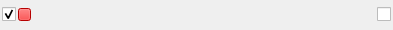
<?xml version="1.0" encoding="UTF-8"?>
<ui version="4.0">
 <class>ChannelDiplay</class>
 <widget class="QWidget" name="ChannelDiplay">
  <property name="geometry">
   <rect>
    <x>0</x>
    <y>0</y>
    <width>393</width>
    <height>30</height>
   </rect>
  </property>
  <property name="minimumSize">
   <size>
    <width>40</width>
    <height>30</height>
   </size>
  </property>
  <property name="windowTitle">
   <string>Form</string>
  </property>
  <layout class="QHBoxLayout" name="horizontalLayout" stretch="0,0,1,0,0">
   <property name="spacing">
    <number>2</number>
   </property>
   <property name="leftMargin">
    <number>2</number>
   </property>
   <property name="topMargin">
    <number>0</number>
   </property>
   <property name="rightMargin">
    <number>2</number>
   </property>
   <property name="bottomMargin">
    <number>0</number>
   </property>
   <item>
    <widget class="QCheckBox" name="display">
     <property name="minimumSize">
      <size>
       <width>13</width>
       <height>13</height>
      </size>
     </property>
     <property name="text">
      <string/>
     </property>
     <property name="checked">
      <bool>true</bool>
     </property>
    </widget>
   </item>
   <item>
    <widget class="QPushButton" name="color_btn">
     <property name="sizePolicy">
      <sizepolicy hsizetype="Fixed" vsizetype="Fixed">
       <horstretch>0</horstretch>
       <verstretch>0</verstretch>
      </sizepolicy>
     </property>
     <property name="minimumSize">
      <size>
       <width>13</width>
       <height>13</height>
      </size>
     </property>
     <property name="maximumSize">
      <size>
       <width>13</width>
       <height>13</height>
      </size>
     </property>
     <property name="autoFillBackground">
      <bool>false</bool>
     </property>
     <property name="styleSheet">
      <string notr="true">background-color: rgb(255, 0, 0);</string>
     </property>
     <property name="text">
      <string/>
     </property>
     <property name="flat">
      <bool>false</bool>
     </property>
    </widget>
   </item>
   <item>
    <widget class="QLabel" name="name">
     <property name="sizePolicy">
      <sizepolicy hsizetype="Minimum" vsizetype="Preferred">
       <horstretch>0</horstretch>
       <verstretch>0</verstretch>
      </sizepolicy>
     </property>
     <property name="minimumSize">
      <size>
       <width>0</width>
       <height>26</height>
      </size>
     </property>
     <property name="mouseTracking">
      <bool>false</bool>
     </property>
     <property name="text">
      <string/>
     </property>
     <property name="textFormat">
      <enum>Qt::PlainText</enum>
     </property>
     <property name="textInteractionFlags">
      <set>Qt::LinksAccessibleByMouse</set>
     </property>
    </widget>
   </item>
   <item>
    <widget class="QLabel" name="value">
     <property name="minimumSize">
      <size>
       <width>75</width>
       <height>0</height>
      </size>
     </property>
     <property name="text">
      <string/>
     </property>
     <property name="textFormat">
      <enum>Qt::PlainText</enum>
     </property>
     <property name="alignment">
      <set>Qt::AlignRight|Qt::AlignTrailing|Qt::AlignVCenter</set>
     </property>
    </widget>
   </item>
   <item>
    <widget class="QCheckBox" name="ylink">
     <property name="toolTip">
      <string>enable common Y axis</string>
     </property>
     <property name="text">
      <string/>
     </property>
    </widget>
   </item>
  </layout>
 </widget>
 <resources/>
 <connections/>
</ui>
